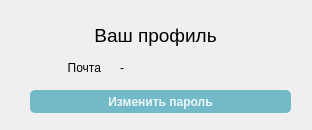
<?xml version="1.0" encoding="UTF-8"?>
<ui version="4.0">
 <class>ProfileWindow</class>
 <widget class="QMainWindow" name="ProfileWindow">
  <property name="geometry">
   <rect>
    <x>0</x>
    <y>0</y>
    <width>312</width>
    <height>130</height>
   </rect>
  </property>
  <property name="windowTitle">
   <string>MainWindow</string>
  </property>
  <widget class="QWidget" name="mainwidget">
   <widget class="QLabel" name="emailLabel">
    <property name="geometry">
     <rect>
      <x>20</x>
      <y>60</y>
      <width>81</width>
      <height>16</height>
     </rect>
    </property>
    <property name="text">
     <string>Почта</string>
    </property>
    <property name="alignment">
     <set>Qt::AlignRight|Qt::AlignTrailing|Qt::AlignVCenter</set>
    </property>
   </widget>
   <widget class="QLabel" name="emailValue">
    <property name="geometry">
     <rect>
      <x>120</x>
      <y>60</y>
      <width>171</width>
      <height>16</height>
     </rect>
    </property>
    <property name="text">
     <string>-</string>
    </property>
   </widget>
   <widget class="QPushButton" name="editProfile">
    <property name="geometry">
     <rect>
      <x>30</x>
      <y>90</y>
      <width>261</width>
      <height>23</height>
     </rect>
    </property>
    <property name="cursor">
     <cursorShape>PointingHandCursor</cursorShape>
    </property>
    <property name="styleSheet">
     <string notr="true">QPushButton {
    background: #72bac7;color: #edf7f9;font-weight: bold;border-radius: 5px;
}

QPushButton:hover {
   background: #65b4c3;
}

QPushButton:pressed {
   background: #7ec0cc;
}
</string>
    </property>
    <property name="text">
     <string>Изменить пароль</string>
    </property>
   </widget>
   <widget class="QLabel" name="label">
    <property name="geometry">
     <rect>
      <x>10</x>
      <y>10</y>
      <width>291</width>
      <height>51</height>
     </rect>
    </property>
    <property name="font">
     <font>
      <pointsize>14</pointsize>
     </font>
    </property>
    <property name="text">
     <string>Ваш профиль</string>
    </property>
    <property name="alignment">
     <set>Qt::AlignCenter</set>
    </property>
   </widget>
  </widget>
 </widget>
 <resources/>
 <connections/>
</ui>
